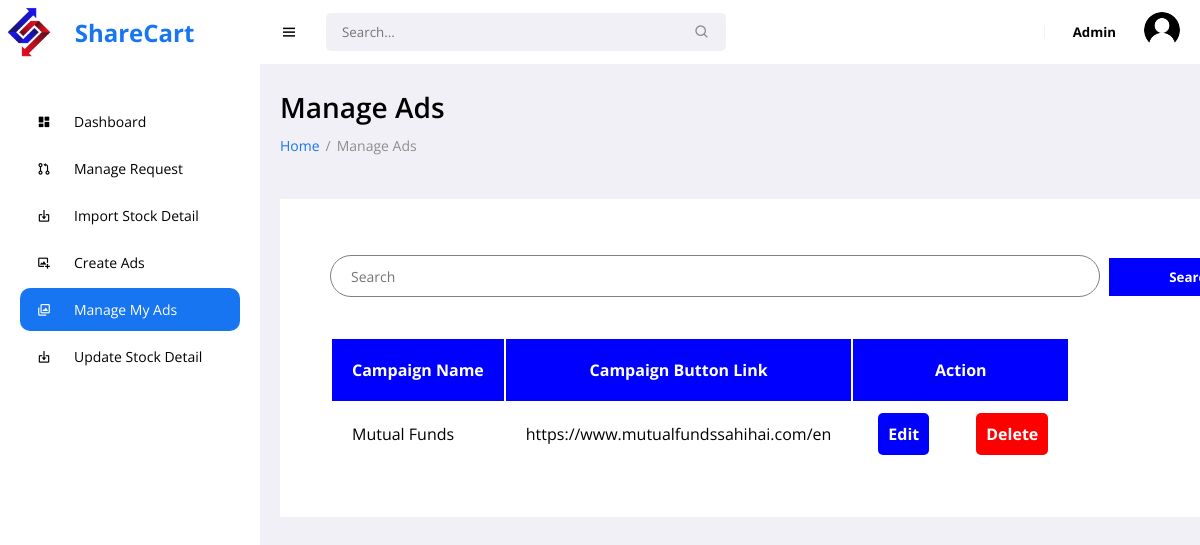
Page /manageads.php (signed in) on the committed database.
### tables this page shows
CREATE TABLE `ads` (
  `id` int(20) NOT NULL,
  `campaignname` varchar(100) NOT NULL,
  `campaigndesc` varchar(500) NOT NULL,
  `campaignbtnname` varchar(20) NOT NULL,
  `campaignbtnlink` varchar(500) NOT NULL,
  `adimg` longblob NOT NULL
);

### manageads.php (the view, shortened to what this page needs)
<?php require_once "controllerUserData.php"; ?>
<?php
	$email = $_SESSION['email'];
	$password = $_SESSION['password'];
	if($email != false && $password != false){
		$sql = "SELECT * FROM admin WHERE email = '$email'";
		$run_Sql = mysqli_query($con, $sql);
		if($run_Sql){
			$fetch_info = mysqli_fetch_assoc($run_Sql);
		}
	}
	else {
		header('Location: adminlogin.php');
	}
?>
<!DOCTYPE html>
<html xmlns="http://www.w3.org/1999/xhtml" lang="en" xml:lang="en">
<head>
	<link href='https://unpkg.com/boxicons@2.0.9/css/boxicons.min.css' rel='stylesheet'>
	<link rel="stylesheet" href="css/new/style.css">
</head>
<body>
	<section id="sidebar">
		<a href="#" class="brand"><img src="images/logo.png" width="50px" height="50px">&nbsp&nbsp ShareCart</a>
		<ul class="side-menu">
			<li><a href="admindashboard.php"><i class='bx bxs-dashboard icon' ></i> Dashboard</a></li>
			<li><a href="managerequest.php"><i class='bx bx-git-pull-request icon' ></i>Manage Request</a></li>
			<li><a href="insertstockdetail.php"><i class='bx bx-import icon' ></i> Import Stock Detail</a></li>
			<li><a href="createads.php"><i class='bx bx-image-add icon' ></i>Create Ads</a></li>
			<li><a href="manageads.php" class="active"><i class='bx bx-images icon' ></i>Manage My Ads</a></li>
			<li><a href="updatestockdetail.php"><i class='bx bx-import icon' ></i>Update Stock Detail</a></li>
		</ul>
	</section>
	<section id="content">
		<nav>
			<i class='bx bx-menu toggle-sidebar' ></i>
			<form action="#">
				<div class="form-group">
					<input type="text" placeholder="Search...">
					<i class='bx bx-search icon' ></i>
				</div>
			</form>
			<h5><?php echo $fetch_info['name'] ?></h5>
			<div class="profile">
				<img src="images/user.png" class="rounded-circle" width="150" >
			</div>
		</nav>
		<main>
			<h1 class="title">Manage Ads</h1>
			<ul class="breadcrumbs">
				<li><a href="#">Home</a></li>
				<li class="divider">/</li>
				<li><a href="#" class="active">Manage Ads</a></li>
			</ul>
			<br><br>
				<div class="crud-oper">
					<form method="post" action="<?php echo htmlspecialchars($_SERVER["PHP_SELF"]);?>">
						<input type="search" placeholder="Search"  name="searching" class="srch">
						<button type="submit" class="search-btn" name="searchbtn">Search</button>
					</form>
					<?php
						if ($_SERVER["REQUEST_METHOD"] == "POST") {
							$searchinp = $_POST["searching"];
							$results = mysqli_query($con, "SELECT * FROM ads WHERE campaignname LIKE '%$searchinp%'");
						}
						else {
							$results = mysqli_query($con, "SELECT * FROM ads");
						}
					?>
					<table class="record">
						<thead>
							<tr>
								<th>Campaign Name</th>
								<th>Campaign Button Link</th>
								<th colspan="2">Action</th>
							</tr>
						</thead>
						<?php
							while ($row = mysqli_fetch_array($results)) { ?>
						<tr>
							<td><?php echo $row['campaignname']; ?></td>
							<td><?php echo $row['campaignbtnlink']; ?></td>
							<td><a href="updateads.php?edit=<?php echo $row['id']; ?>" class="edit_btn" >Edit</a></td>
							<td><a href="deleteadconfig.php?deleteadid=<?php echo $row['id']; ?>" class="del_btn">Delete</a></td>
						</tr>
						<?php } ?>
					</table>
				</div>
		</main>
	</section>
</body>
</html>

### css/new/style.css (style rules this page uses)
* { font-family: 'Open Sans', sans-serif; margin: 0; padding: 0; box-sizing: border-box; }
:root { --grey: #F1F0F6; --dark-grey: #8D8D8D; --light: #fff; --dark: #000; --green: #81D43A; --light-green: #E3FFCB; --blue: #1775F1; --light-blue: #D0E4FF; --dark-blue: #0C5FCD; --red: #FC3B56; }
html { overflow-x: hidden; }
body { background: var(--grey); overflow-x: hidden; }
a { text-decoration: none; }
li { list-style: none; }
#sidebar { position: fixed; max-width: 260px; width: 100%; background: var(--light); top: 0; left: 0; height: 100%; overflow-y: auto; scrollbar-width: none; transition: all .3s ease; z-index: 200; }
#sidebar .brand { font-size: 24px; display: flex; align-items: center; height: 64px; font-weight: 700; color: var(--blue); position: sticky; top: 0; left: 0; z-index: 100; background: var(--light); transition: all .3s ease; padding: 0 6px; }
#sidebar .icon { min-width: 48px; display: flex; justify-content: center; align-items: center; margin-right: 6px; }
#sidebar .side-menu { margin: 36px 0; padding: 0 20px; transition: all .3s ease; }
#sidebar .side-menu a { display: flex; align-items: center; font-size: 14px; color: var(--dark); padding: 12px 16px 12px 0; transition: all .3s ease; border-radius: 10px; margin: 4px 0; white-space: nowrap; }
#sidebar .side-menu > li > a.active, #sidebar .side-menu > li > a.active:hover { background: var(--blue); color: var(--light); }
#content { position: relative; width: calc(100% - 260px); left: 260px; transition: all .3s ease; }
nav { background: var(--light); height: 64px; padding: 0 20px; display: flex; align-items: center; grid-gap: 28px; position: sticky; top: 0; left: 0; z-index: 100; }
nav .toggle-sidebar { font-size: 18px; cursor: pointer; }
nav form { max-width: 400px; width: 100%; margin-right: auto; }
nav .form-group { position: relative; }
nav .form-group input { width: 100%; background: var(--grey); border-radius: 5px; border: none; outline: none; padding: 10px 36px 10px 16px; transition: all .3s ease; }
nav .form-group .icon { position: absolute; top: 50%; transform: translateY(-50%); right: 16px; color: var(--dark-grey); }
nav .profile { position: relative; }
nav .profile img { width: 36px; height: 36px; border-radius: 50%; object-fit: cover; cursor: pointer; }
main { width: 100%; padding: 24px 20px 20px 20px; }
main .title { font-size: 28px; font-weight: 600; margin-bottom: 10px; }
main .breadcrumbs { display: flex; grid-gap: 6px; }
main .breadcrumbs li, main .breadcrumbs li a { font-size: 14px; }
main .breadcrumbs li a { color: var(--blue); }
main .breadcrumbs li a.active, main .breadcrumbs li.divider { color: var(--dark-grey); pointer-events: none; }
main form { margin-top: 6px; }

### manageads.php (style rules this page uses)
a,a:hover { text-decoration: none; }
.crud-oper { width: 150vh; padding: 50px 50px; background: white; }
.crud-oper .srch { width: 70%; font-size: 14px; height: 30px; border-radius: 28px; padding: 20px; border: 1px solid grey; }
.crud-oper .search-btn { width: 15%; margin-left: 5px; padding: 10px; border: 0px; font-weight: bold; color: white; background: blue; }
.crud-oper .record { margin-top : 40px; border: 0px; }
.crud-oper .record th { background: blue; padding: 20px; color: white; }
.crud-oper .record td { padding: 20px; color: black; }
.edit_btn { width: 25%; margin-left: 5px; padding: 10px; border: 0px; border-radius: 5px; font-weight: bold; color: white; background: blue; }
.del_btn { width: 25%; margin-left: 5px; padding: 10px; border: 0px; border-radius: 5px; font-weight: bold; color: white; background: red; }

### rows in the picture
ads: campaignname "Mutual Funds", campaignbtnlink "https://www.mutualfundssahihai.com/en"

### other values in the picture
$fetch_info['name'] "Admin"
